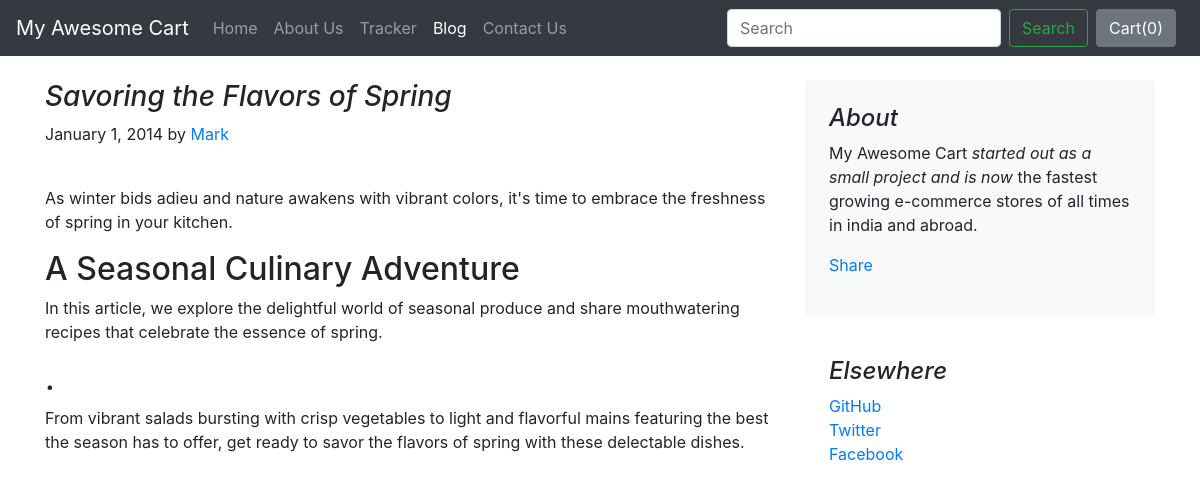
The app's page /blog/blogpost/4 with its own data.
### blog/models.py (models this page shows)
class Blogpost(models.Model):
    post_id = models.AutoField(primary_key=True)
    title = models.CharField(max_length=50)
    head0 = models.CharField(max_length=500, default="")
    chead0 = models.CharField(max_length=5000, default="")
    head1 = models.CharField(max_length=500, default="")
    chead1 = models.CharField(max_length=5000, default="")
    head2 = models.CharField(max_length=500, default="")
    chead2 = models.CharField(max_length=5000, default="")
    pub_date = models.DateField()
    thumbnail = models.ImageField(upload_to='shop/images', default="")
    def __str__(self):
        return str(self.title)

### blog/views.py (the view)
# urls.py: path("blogpost/<int:id>", views.blogpost, name="blogHome")
def blogpost(request, id):
    post = Blogpost.objects.filter(post_id = id)[0]
    print(post)
    return render(request, 'blog/blogpost.html',
                  {'post':post})

### blog/templates/blog/blogpost.html (shortened to what this page needs)
{% extends 'blog/basic.html' %}
{% block body %}
<div class="container">
    <div class="row mt-4">
        <div class="col-md-8 blog-main">
            <h3 class="font-italic">
                {{post.title}}
            </h3>
            <div class="blog-post">
                <p class="blog-post-meta">January 1, 2014 by <a href="#">Mark</a></p>
                <div class="fb-like" data-href="http://127.0.0.1:8000/blog/blogpost/{{post.post_id}}" data-layout="standard" data-action="like" data-size="large" data-show-faces="false" data-share="true"></div><br>
                <p>{{post.chead0}}</p>
                <h2>{{post.head1}}</h2>
                <p>{{post.chead1}}</p>
                <h2>{{post.head2}}</h2>
                <p>{{post.chead2}}</p>
            </div>
        </div>
        <aside class="col-md-4 blog-sidebar">
            <div class="p-4 mb-3 bg-light rounded">
                <h4 class="font-italic">About</h4>
                <p class="mb-0">My Awesome Cart <em>started out as a small project and is now</em> the fastest growing e-commerce stores of all times in india and abroad.</p>
                <div class="my-3 fb-share-button" data-href="http://127.0.0.1:8000/blog/blogpost/{{post.post_id}}" data-layout="button_count" data-size="large"><a target="_blank" href="https://www.facebook.com/sharer/sharer.php?u=http%3A%2F%2F127.0.0.1%3A8000%2Fblog%2Fblogpost%2F4&amp;src=sdkpreparse" class="fb-xfbml-parse-ignore">Share</a></div>
            </div>
            <div class="p-4">
                <h4 class="font-italic">Elsewhere</h4>
                <ol class="list-unstyled">
                    <li><a href="#">GitHub</a></li>
                    <li><a href="#">Twitter</a></li>
                    <li><a href="#">Facebook</a></li>
                </ol>
            </div>
        </aside>
    </div>
</div>
{% endblock %}

### records on screen
Blogpost: title "Savoring the Flavors of Spring", chead0 "As winter bids adieu and nature awakens with vibrant colors, it's time to embrace the freshness of spring in your kitchen.", head1 "A Seasonal Culinary Adventure", chead1 "In this article, we explore the delightful world of seasonal produce and share mouthwatering recipes that celebrate the essence of spring.", head2 ".", chead2 "From vibrant salads bursting with crisp vegetables to light and flavorful mains featuring the best the season has to offer, get ready to savor the flavors of spring with these delectable dishes."
